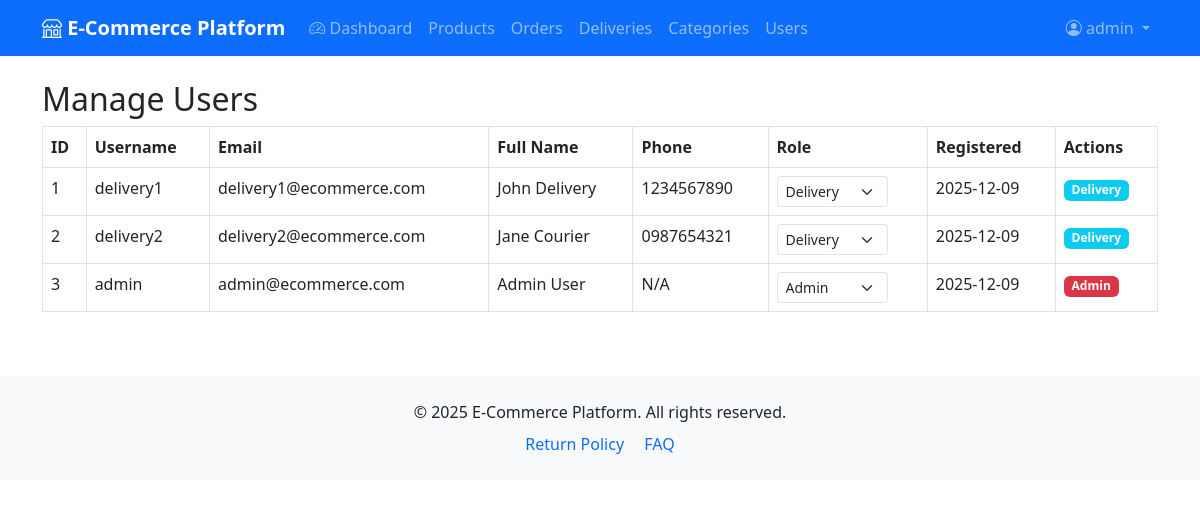
The page /admin/users_manage.php (signed in) on the database its author committed.
### tables this page shows
CREATE TABLE IF NOT EXISTS users (
    id INT AUTO_INCREMENT PRIMARY KEY,
    username VARCHAR(50) UNIQUE NOT NULL,
    email VARCHAR(100) UNIQUE NOT NULL,
    password VARCHAR(255) NOT NULL,
    full_name VARCHAR(100) NOT NULL,
    phone VARCHAR(20),
    address TEXT,
    city VARCHAR(50),
    postal_code VARCHAR(20),
    role ENUM('customer', 'admin', 'delivery') DEFAULT 'customer',
    created_at TIMESTAMP DEFAULT CURRENT_TIMESTAMP,
    updated_at TIMESTAMP DEFAULT CURRENT_TIMESTAMP ON UPDATE CURRENT_TIMESTAMP
);

### admin/users_manage.php (the view, shortened to what this page needs)
<?php
$conn = getDBConnection();
$users_query = "SELECT id, username, email, full_name, phone, role, created_at
                FROM users
                ORDER BY created_at DESC";
$users_result = $conn->query($users_query);
include __DIR__ . '/../includes/header.php';
?>
<h2>Manage Users</h2>
<div class="table-responsive">
    <table class="table table-bordered table-hover">
        <thead>
            <tr>
                <th>ID</th>
                <th>Username</th>
                <th>Email</th>
                <th>Full Name</th>
                <th>Phone</th>
                <th>Role</th>
                <th>Registered</th>
                <th>Actions</th>
            </tr>
        </thead>
        <tbody>
            <?php if ($users_result && $users_result->num_rows > 0): ?>
                <?php while ($user = $users_result->fetch_assoc()): ?>
                    <tr>
                        <td><?php echo $user['id']; ?></td>
                        <td><?php echo htmlspecialchars($user['username']); ?></td>
                        <td><?php echo htmlspecialchars($user['email']); ?></td>
                        <td><?php echo htmlspecialchars($user['full_name']); ?></td>
                        <td><?php echo htmlspecialchars($user['phone'] ?? 'N/A'); ?></td>
                        <td>
                            <form method="POST" action="" class="d-inline">
                                <select name="role" class="form-select form-select-sm d-inline-block" style="width: auto;" onchange="this.form.submit()">
                                    <option value="admin" <?php echo ($user['role'] === 'admin') ? 'selected' : ''; ?>>Admin</option>
                                    <option value="delivery" <?php echo ($user['role'] === 'delivery') ? 'selected' : ''; ?>>Delivery</option>
                                </select>
                            </form>
                        </td>
                        <td><?php echo date('Y-m-d', strtotime($user['created_at'])); ?></td>
                        <td>
                            <span class="badge bg-<?php
                                echo $user['role'] === 'admin' ? 'danger' :
                                    ($user['role'] === 'delivery' ? 'info' : 'primary');
                            ?>">
                                <?php echo ucfirst($user['role']); ?>
                            </span>
                        </td>
                    </tr>
                <?php endwhile; ?>
            <?php else: ?>
                <tr>
                    <td colspan="8" class="text-center">No users found</td>
                </tr>
            <?php endif; ?>
        </tbody>
    </table>
</div>
<?php
include __DIR__ . '/../includes/footer.php';
?>

### rows shown on the page
users: id "1", username "delivery1", email "delivery1@ecommerce.com", full_name "John Delivery", phone "1234567890", role "Delivery", created_at "2025-12-09"
users: id "2", username "delivery2", email "delivery2@ecommerce.com", full_name "Jane Courier", phone "0987654321", role "Delivery", created_at "2025-12-09"
users: id "3", username "admin", email "admin@ecommerce.com", full_name "Admin User", phone "N/A", role "Admin", created_at "2025-12-09"

### other values the page prints
SITE_NAME "E-Commerce Platform"
$_SESSION['username'] "admin"
